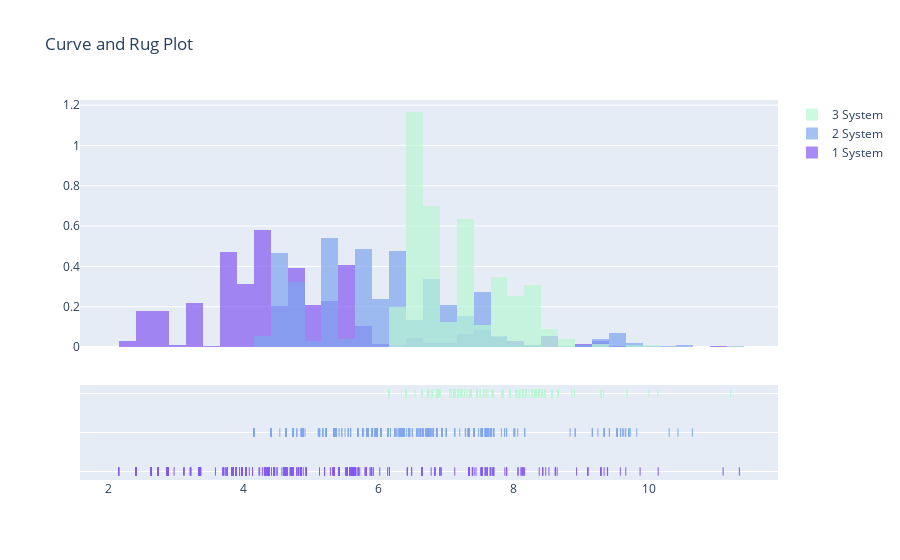

Notebook code cell kept with this figure:
### Code cell
import plotly.figure_factory as ff
import numpy as np

# Remove rows with NaN values
df_config = df_config.dropna()

# Replace infinite values with NaN
df_config = df_config.replace([np.inf, -np.inf], np.nan)

# Again remove rows with NaN values if any were introduced in the previous step
df_config = df_config.dropna()

x1 = df_config['1 System']
x2 = df_config['2 System'] + 2
x3 = df_config['3 System'] + 4

hist_data = [x1, x2, x3]

group_labels = ['1 System', '2 System', '3 System']

colors = ['#835AF1', '#7FA6EE', '#B8F7D4']

# Create distplot with curve_type set to 'normal'
fig = ff.create_distplot(hist_data, group_labels, colors=colors, bin_size=.25, show_curve=False)

plt.tight_layout()
# Add title
fig.update_layout(title_text='Curve and Rug Plot')
fig.show()

### Figure 1 — Plotly figure (JSON) as saved in the notebook; plotly's stock layout.template omitted (floating-point values rounded to 4 significant figures; data arrays with more than 128 entries replaced by an {"elided": "..."} marker saying what was removed)
{"data": [{"autobinx": false, "histnorm": "probability density", "legendgroup": "1 System", "marker": {"color": "#835AF1"}, "name": "1 System", "opacity": 0.7, "type": "histogram", "x": {"elided": "1017 float values"}, "xaxis": "x", "xbins": {"end": 11.34, "size": 0.25, "start": 2.156}, "yaxis": "y"}, {"autobinx": false, "histnorm": "probability density", "legendgroup": "2 System", "marker": {"color": "#7FA6EE"}, "name": "2 System", "opacity": 0.7, "type": "histogram", "x": {"elided": "1017 float values"}, "xaxis": "x", "xbins": {"end": 10.64, "size": 0.25, "start": 4.156}, "yaxis": "y"}, {"autobinx": false, "histnorm": "probability density", "legendgroup": "3 System", "marker": {"color": "#B8F7D4"}, "name": "3 System", "opacity": 0.7, "type": "histogram", "x": {"elided": "1017 float values"}, "xaxis": "x", "xbins": {"end": 11.21, "size": 0.25, "start": 6.156}, "yaxis": "y"}, {"legendgroup": "1 System", "marker": {"color": "#835AF1", "symbol": "line-ns-open"}, "mode": "markers", "name": "1 System", "showlegend": false, "type": "scatter", "x": {"elided": "1017 float values"}, "xaxis": "x", "y": {"elided": "1017 str values"}, "yaxis": "y2"}, {"legendgroup": "2 System", "marker": {"color": "#7FA6EE", "symbol": "line-ns-open"}, "mode": "markers", "name": "2 System", "showlegend": false, "type": "scatter", "x": {"elided": "1017 float values"}, "xaxis": "x", "y": {"elided": "1017 str values"}, "yaxis": "y2"}, {"legendgroup": "3 System", "marker": {"color": "#B8F7D4", "symbol": "line-ns-open"}, "mode": "markers", "name": "3 System", "showlegend": false, "type": "scatter", "x": {"elided": "1017 float values"}, "xaxis": "x", "y": {"elided": "1017 str values"}, "yaxis": "y2"}], "layout": {"barmode": "overlay", "hovermode": "closest", "legend": {"traceorder": "reversed"}, "title": {"text": "Curve and Rug Plot"}, "xaxis": {"anchor": "y2", "domain": [0, 1], "zeroline": false}, "yaxis": {"anchor": "free", "domain": [0.35, 1], "position": 0}, "yaxis2": {"anchor": "x", "domain": [0, 0.25], "dtick": 1, "showticklabels": false}}}
